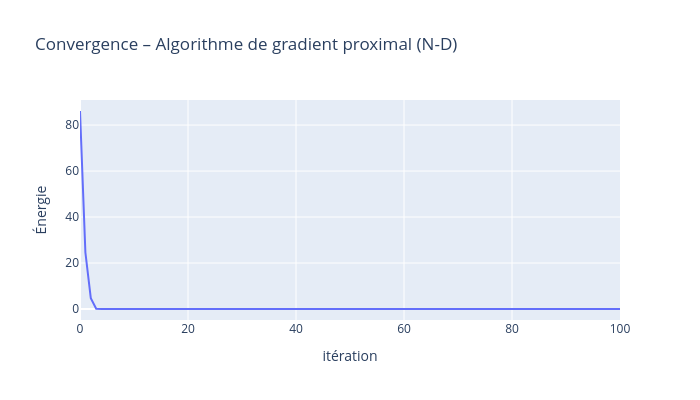

The notebook cell this image was saved under:
### Code cell
df = pandas.DataFrame({
    "itération": np.arange(Niter+1),
    "Énergie": En
})

fig = px.line(
    df,
    x="itération",
    y="Énergie",
    title="Convergence – Algorithme de gradient proximal (N-D)",
    width=700,
    height=400
)
fig.show()

### Figure 1 — Plotly figure (JSON) as saved in the notebook; plotly's stock layout.template omitted (floating-point values rounded to 4 significant figures)
{"data": [{"hovertemplate": "itération=%{x}<br>Énergie=%{y}<extra></extra>", "legendgroup": "", "line": {"color": "#636efa", "dash": "solid"}, "marker": {"symbol": "circle"}, "mode": "lines", "name": "", "orientation": "v", "showlegend": false, "type": "scatter", "x": [0, 1, 2, 3, 4, 5, 6, 7, 8, 9, 10, 11, 12, 13, 14, 15, 16, 17, 18, 19, 20, 21, 22, 23, 24, 25, 26, 27, 28, 29, 30, 31, 32, 33, 34, 35, 36, 37, 38, 39, 40, 41, 42, 43, 44, 45, 46, 47, 48, 49, 50, 51, 52, 53, 54, 55, 56, 57, 58, 59, 60, 61, 62, 63, 64, 65, 66, 67, 68, 69, 70, 71, 72, 73, 74, 75, 76, 77, 78, 79, 80, 81, 82, 83, 84, 85, 86, 87, 88, 89, 90, 91, 92, 93, 94, 95, 96, 97, 98, 99, 100], "xaxis": "x", "y": [86.12, 24.57, 4.733, 0.1138, 0.0, 0.0, 0.0, 0.0, 0.0, 0.0, 0.0, 0.0, 0.0, 0.0, 0.0, 0.0, 0.0, 0.0, 0.0, 0.0, 0.0, 0.0, 0.0, 0.0, 0.0, 0.0, 0.0, 0.0, 0.0, 0.0, 0.0, 0.0, 0.0, 0.0, 0.0, 0.0, 0.0, 0.0, 0.0, 0.0, 0.0, 0.0, 0.0, 0.0, 0.0, 0.0, 0.0, 0.0, 0.0, 0.0, 0.0, 0.0, 0.0, 0.0, 0.0, 0.0, 0.0, 0.0, 0.0, 0.0, 0.0, 0.0, 0.0, 0.0, 0.0, 0.0, 0.0, 0.0, 0.0, 0.0, 0.0, 0.0, 0.0, 0.0, 0.0, 0.0, 0.0, 0.0, 0.0, 0.0, 0.0, 0.0, 0.0, 0.0, 0.0, 0.0, 0.0, 0.0, 0.0, 0.0, 0.0, 0.0, 0.0, 0.0, 0.0, 0.0, 0.0, 0.0, 0.0, 0.0, 0.0], "yaxis": "y"}], "layout": {"height": 400, "legend": {"tracegroupgap": 0}, "title": {"text": "Convergence – Algorithme de gradient proximal (N-D)"}, "width": 700, "xaxis": {"anchor": "y", "domain": [0, 1], "title": {"text": "itération"}}, "yaxis": {"anchor": "x", "domain": [0, 1], "title": {"text": "Énergie"}}}}
